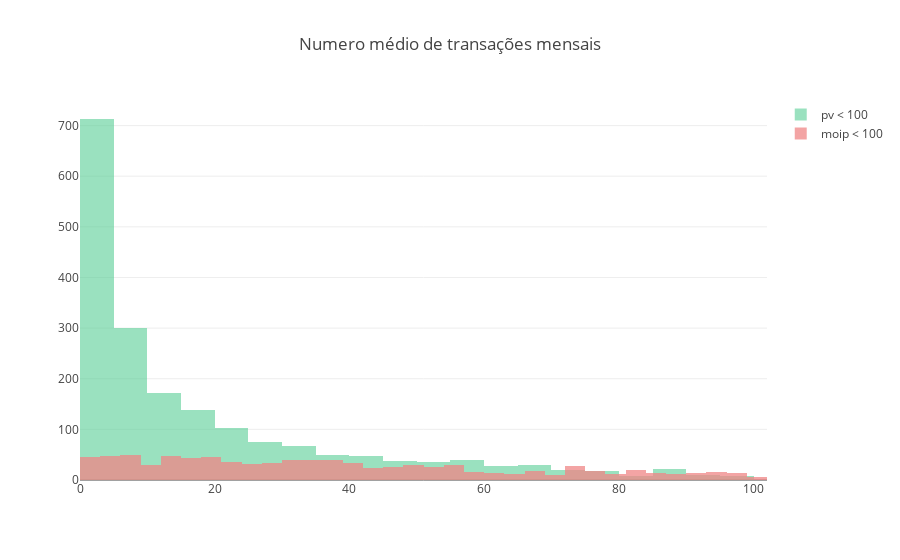

The notebook cell this image was saved under:
### Code cell
d1 = dfm[dfm['numero_transacoes']<100]
trace1 = go.Histogram(
    x = d1['numero_transacoes'],
    marker = dict(color="rgb(240,134,134)"),
    name = "moip < 100",
    opacity = 0.75,
    xbins = dict(start=0, end=100, size=3)
)
d1 = dfp[dfp['numero_transacoes']<100]
trace2 = go.Histogram(
    x = d1['numero_transacoes'],
    marker = dict(color="rgb(88,206,149)"),
    name = "pv < 100",
    opacity=0.6
)
layout = go.Layout(title="Numero médio de transações mensais", barmode='overlay')
fig = go.Figure(data=[trace2, trace1], layout=layout)
iplot(fig)

### Figure 1 — Plotly figure (JSON) as saved in the notebook; plotly's stock layout.template omitted (floating-point values rounded to 4 significant figures; data arrays with more than 128 entries replaced by an {"elided": "..."} marker saying what was removed)
{"data": [{"marker": {"color": "rgb(88,206,149)"}, "name": "pv < 100", "opacity": 0.6, "type": "histogram", "uid": "ef99b147-6796-40dc-b0c6-3d94351e6db8", "x": {"elided": "1916 float values"}}, {"marker": {"color": "rgb(240,134,134)"}, "name": "moip < 100", "opacity": 0.75, "type": "histogram", "uid": "b03678a3-1b2d-4f4d-9f5d-160aa6ed99d7", "x": {"elided": "914 float values"}, "xbins": {"end": 100, "size": 3, "start": 0}}], "layout": {"barmode": "overlay", "title": {"text": "Numero médio de transações mensais"}}}
